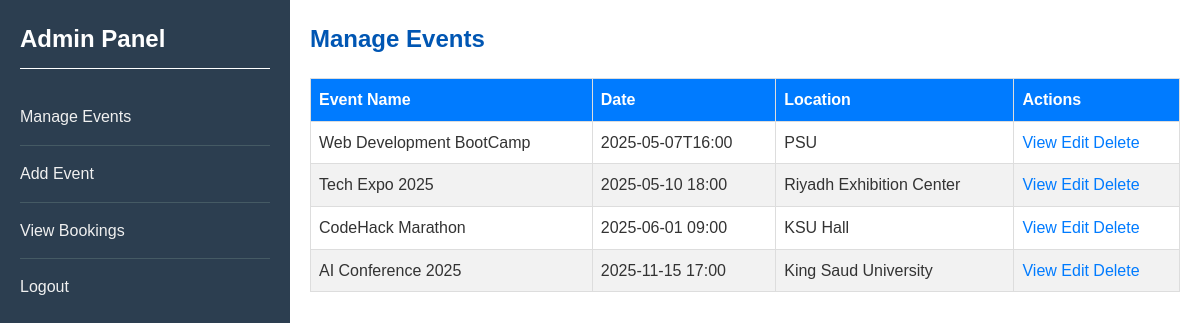
Before: /Admin_backup/manageEvents.php (signed in) with the older database file.
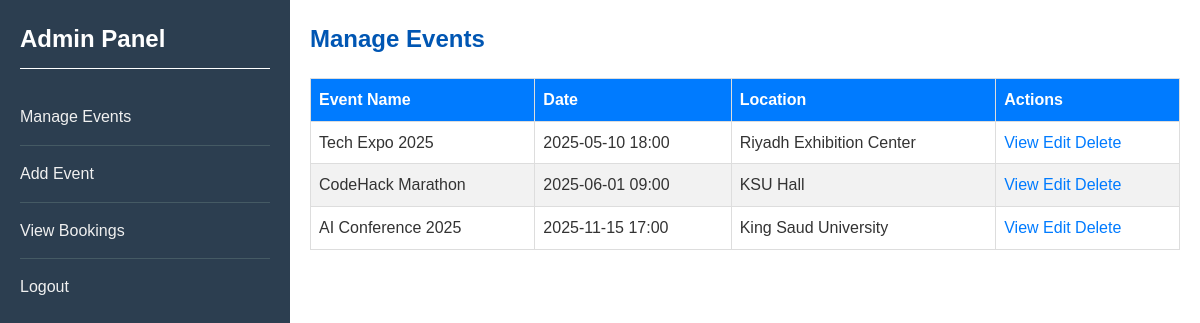
After: the same page with the newer database file.
### tables this page shows
CREATE TABLE events (
    id INTEGER PRIMARY KEY AUTOINCREMENT,
    name TEXT NOT NULL,
    date TEXT NOT NULL,
    location TEXT NOT NULL,
    price REAL NOT NULL,
    image TEXT,
    max_tickets INTEGER NOT NULL
, description TEXT);

### Admin_backup/manageEvents.php (the view, shortened to what this page needs)
<?php
require_once '../includes/config.php';
$stmt = $conn->query("SELECT * FROM events ORDER BY date ASC");
$events = $stmt->fetchAll(PDO::FETCH_ASSOC);
?>
<!DOCTYPE html>
<html lang="en">
<head>
    <link rel="stylesheet" href="../event_booking_system.css">
</head>
<body>
    <div class="admin-panel">
        <div class="side-menu">
            <h2>Admin Panel</h2>
            <ul>
                <li><a href="manageEvents.php">Manage Events</a></li>
                <li><a href="addEvent.php">Add Event</a></li>
                <li><a href="viewBookings.php">View Bookings</a></li>
                <li><a href="logout.php">Logout</a></li>
            </ul>
        </div>
        <div class="main-section">
            <h2>Manage Events</h2>
            <table>
                <thead>
                    <tr>
                        <th>Event Name</th>
                        <th>Date</th>
                        <th>Location</th>
                        <th>Actions</th>
                    </tr>
                </thead>
                <tbody>
    <?php foreach ($events as $event): ?>
        <tr>
            <td><?= htmlspecialchars($event['name']) ?></td>
            <td><?= $event['date'] ?></td>
            <td><?= htmlspecialchars($event['location']) ?></td>
            <td class="action-links">
                <a href="viewEvent.php?id=<?= $event['id'] ?>">View</a>
                <a href="editEvent.php?id=<?= $event['id'] ?>">Edit</a>
                <a href="deleteEvent.php?id=<?= $event['id'] ?>">Delete</a>
            </td>
        </tr>
    <?php endforeach; ?>
</tbody>
            </table>
        </div>
    </div>
</body>
</html>

Changed rows visible on the page:
removed events: name "Web Development BootCamp", date "2025-05-07T16:00", location "PSU"
